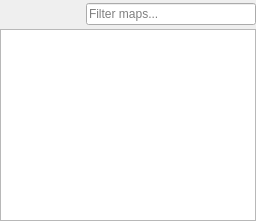
      <widget class="QWidget" name="mapListContainer" native="true">
       <property name="enabled">
        <bool>true</bool>
       </property>
       <property name="sizePolicy">
        <sizepolicy hsizetype="Expanding" vsizetype="Expanding">
         <horstretch>0</horstretch>
         <verstretch>0</verstretch>
        </sizepolicy>
       </property>
       <layout class="QVBoxLayout" name="verticalLayout">
        <property name="spacing">
         <number>0</number>
        </property>
        <property name="leftMargin">
         <number>0</number>
        </property>
        <property name="topMargin">
         <number>0</number>
        </property>
        <property name="rightMargin">
         <number>0</number>
        </property>
        <property name="bottomMargin">
         <number>0</number>
        </property>
        <item>
         <layout class="QHBoxLayout" name="horizontalLayout_11">
          <property name="spacing">
           <number>0</number>
          </property>
          <property name="leftMargin">
           <number>3</number>
          </property>
          <property name="topMargin">
           <number>3</number>
          </property>
          <property name="bottomMargin">
           <number>3</number>
          </property>
          <item>
           <widget class="QToolButton" name="toolButton_MapSortOrder">
            <property name="enabled">
             <bool>true</bool>
            </property>
            <property name="toolTip">
             <string>&lt;html&gt;&lt;head/&gt;&lt;body&gt;&lt;p&gt;Sort map list&lt;/p&gt;&lt;/body&gt;&lt;/html&gt;</string>
            </property>
            <property name="icon">
             <iconset resource="../resources/images.qrc">
              <normaloff>:/icons/sort_alphabet.ico</normaloff>:/icons/sort_alphabet.ico</iconset>
            </property>
            <property name="iconSize">
             <size>
              <width>16</width>
              <height>16</height>
             </size>
            </property>
            <property name="popupMode">
             <enum>QToolButton::InstantPopup</enum>
            </property>
            <property name="toolButtonStyle">
             <enum>Qt::ToolButtonIconOnly</enum>
            </property>
            <property name="autoRaise">
             <bool>true</bool>
            </property>
            <property name="arrowType">
             <enum>Qt::NoArrow</enum>
            </property>
           </widget>
          </item>
          <item>
           <widget class="QToolButton" name="toolButton_ExpandAll">
            <property name="sizePolicy">
             <sizepolicy hsizetype="Fixed" vsizetype="Fixed">
              <horstretch>0</horstretch>
              <verstretch>0</verstretch>
             </sizepolicy>
            </property>
            <property name="minimumSize">
             <size>
              <width>0</width>
              <height>0</height>
             </size>
            </property>
            <property name="maximumSize">
             <size>
              <width>16777215</width>
              <height>16777215</height>
             </size>
            </property>
            <property name="toolTip">
             <string>&lt;html&gt;&lt;head/&gt;&lt;body&gt;&lt;p&gt;Expand all map folders&lt;/p&gt;&lt;/body&gt;&lt;/html&gt;</string>
            </property>
            <property name="text">
             <string/>
            </property>
            <property name="icon">
             <iconset resource="../resources/images.qrc">
              <normaloff>:/icons/expand_all.ico</normaloff>:/icons/expand_all.ico</iconset>
            </property>
            <property name="popupMode">
             <enum>QToolButton::InstantPopup</enum>
            </property>
            <property name="autoRaise">
             <bool>true</bool>
            </property>
           </widget>
          </item>
          <item>
           <widget class="QToolButton" name="toolButton_CollapseAll">
            <property name="sizePolicy">
             <sizepolicy hsizetype="Fixed" vsizetype="Fixed">
              <horstretch>0</horstretch>
              <verstretch>0</verstretch>
             </sizepolicy>
            </property>
            <property name="minimumSize">
             <size>
              <width>23</width>
              <height>22</height>
             </size>
            </property>
            <property name="maximumSize">
             <size>
              <width>23</width>
              <height>22</height>
             </size>
            </property>
            <property name="toolTip">
             <string>&lt;html&gt;&lt;head/&gt;&lt;body&gt;&lt;p&gt;Collapse all map list folders&lt;/p&gt;&lt;/body&gt;&lt;/html&gt;</string>
            </property>
            <property name="text">
             <string/>
            </property>
            <property name="icon">
             <iconset resource="../resources/images.qrc">
              <normaloff>:/icons/collapse_all.ico</normaloff>:/icons/collapse_all.ico</iconset>
            </property>
            <property name="popupMode">
             <enum>QToolButton::InstantPopup</enum>
            </property>
            <property name="autoRaise">
             <bool>true</bool>
            </property>
           </widget>
          </item>
          <item>
           <spacer name="horizontalSpacer">
            <property name="orientation">
             <enum>Qt::Horizontal</enum>
            </property>
            <property name="sizeType">
             <enum>QSizePolicy::Preferred</enum>
            </property>
            <property name="sizeHint" stdset="0">
             <size>
              <width>12</width>
              <height>20</height>
             </size>
            </property>
           </spacer>
          </item>
          <item>
           <widget class="QLineEdit" name="lineEdit_filterBox">
            <property name="enabled">
             <bool>true</bool>
            </property>
            <property name="text">
             <string/>
            </property>
            <property name="placeholderText">
             <string>Filter maps...</string>
            </property>
           </widget>
          </item>
         </layout>
        </item>
        <item>
         <widget class="QTreeView" name="mapList">
          <property name="sizePolicy">
           <sizepolicy hsizetype="Expanding" vsizetype="Expanding">
            <horstretch>0</horstretch>
            <verstretch>0</verstretch>
           </sizepolicy>
          </property>
          <property name="minimumSize">
           <size>
            <width>100</width>
            <height>0</height>
           </size>
          </property>
          <property name="selectionMode">
           <enum>QAbstractItemView::SingleSelection</enum>
          </property>
          <property name="selectionBehavior">
           <enum>QAbstractItemView::SelectItems</enum>
          </property>
          <attribute name="headerVisible">
           <bool>false</bool>
          </attribute>
         </widget>
        </item>
       </layout>
      </widget>
